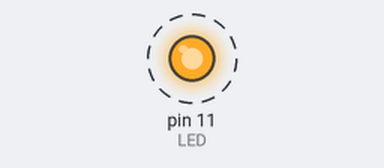
This program was run on a simulated Raspberry Pi (header pin numbers). Shown: output pins drawn as LEDs (lit = HIGH). Dashed ring = blinking. What the program prints to the terminal is not drawn. At 7.5 s the program stops and its outputs stay as they are.

Above: at 0.2 s.
Timing chart, 0 to 3.5 s (numbered marks = the images above):
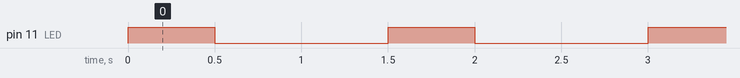

The program:

UrviLight.py
```python
#This program will cause a light to turn on, stay on for two seconds,
#and then turn off for one second

import RPi.GPIO as GPIO
import time

LED = 11 #Pin 16 is not functional
count = 0

GPIO.setmode(GPIO.BOARD)
GPIO.setup(LED,GPIO.OUT)

while count<5: #Have light flicker on and off
    GPIO.output(LED,True)
    print 'on' #Debug
    time.sleep(.5)
    GPIO.output(LED,False)
    print 'off' #Debug
    time.sleep(1)
    count = (count+1)

GPIO.output(LED,False) #Ensure light is off
GPIO.cleanup() #Clear board
```

Measured:
- by itself, pin 11 (LED): alternates HIGH for 0.50 s and LOW for 1.0 s, 10 changes in all, then stays LOW
